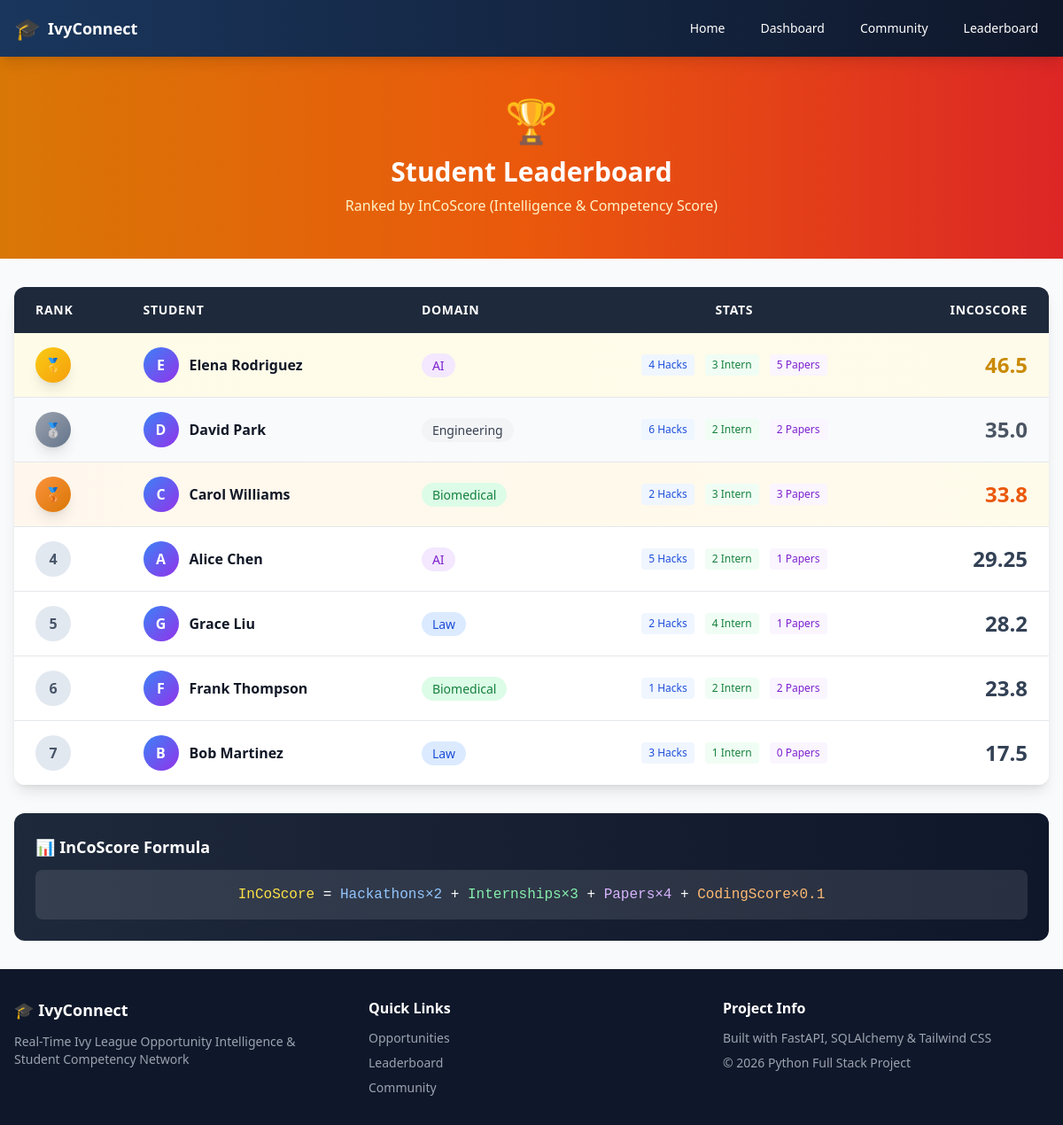
The app's page /leaderboard with its own data.
### models.py (models this page shows)
class Student(Base):
    __tablename__ = "students"
    id = Column(Integer, primary_key=True, index=True)
    name = Column(String(255), nullable=False)
    email = Column(String(255), nullable=True)
    domain_interest = Column(String(100), nullable=False)
    skills = Column(Text, nullable=True)  # Comma-separated skills
    bio = Column(Text, nullable=True)
    resume_url = Column(String(500), nullable=True)
    hackathons = Column(Integer, default=0)
    internships = Column(Integer, default=0)
    research_papers = Column(Integer, default=0)
    coding_score = Column(Float, default=0.0)
    applications = relationship("Application", back_populates="student")
    posts = relationship("Post", back_populates="author")
    comments = relationship("Comment", back_populates="author")

### main.py (the view)
@app.get("/leaderboard", response_class=HTMLResponse)
async def leaderboard(request: Request):
    db = SessionLocal()
    try:
        students = db.query(Student).all()
        ranked_students = sorted(
            [{"student": s, "incoscore": calculate_incoscore(s)} for s in students],
            key=lambda x: x["incoscore"],
            reverse=True
        )
        for i, item in enumerate(ranked_students, start=1):
            item["rank"] = i
        return templates.TemplateResponse(
            "leaderboard.html",
            {
                "request": request,
                "ranked_students": ranked_students
            }
        )
    finally:
        db.close()

### templates/leaderboard.html (shortened to what this page needs)
{% extends "base.html" %}
{% block hero %}
<div class="bg-gradient-to-r from-amber-600 via-orange-600 to-red-600 text-white py-12">
    <div class="max-w-7xl mx-auto px-4 text-center">
        <span class="text-5xl mb-4 block">🏆</span>
        <h1 class="text-3xl font-bold mb-2">Student Leaderboard</h1>
        <p class="text-amber-100">Ranked by InCoScore (Intelligence & Competency Score)</p>
    </div>
</div>
{% endblock %}
{% block content %}
<div class="bg-white rounded-xl shadow-lg overflow-hidden">
    <div class="overflow-x-auto">
        <table class="min-w-full">
            <thead class="bg-slate-800 text-white">
                <tr>
                    <th class="px-6 py-4 text-left text-sm font-semibold uppercase tracking-wider">Rank</th>
                    <th class="px-6 py-4 text-left text-sm font-semibold uppercase tracking-wider">Student</th>
                    <th class="px-6 py-4 text-left text-sm font-semibold uppercase tracking-wider">Domain</th>
                    <th class="px-6 py-4 text-center text-sm font-semibold uppercase tracking-wider">Stats</th>
                    <th class="px-6 py-4 text-right text-sm font-semibold uppercase tracking-wider">InCoScore</th>
                </tr>
            </thead>
            <tbody class="divide-y divide-gray-200">
                {% for item in ranked_students %}
                <tr class="{% if item.rank == 1 %}bg-gradient-to-r from-yellow-50 to-amber-50{% elif item.rank == 2 %}bg-gradient-to-r from-gray-50 to-slate-50{% elif item.rank == 3 %}bg-gradient-to-r from-orange-50 to-amber-50{% else %}bg-white{% endif %} hover:bg-blue-50 transition-colors">
                    <td class="px-6 py-4 whitespace-nowrap">
                        {% if item.rank == 1 %}
                        <span class="inline-flex items-center justify-center w-10 h-10 bg-gradient-to-br from-yellow-400 to-amber-500 text-white font-bold rounded-full shadow-lg">🥇</span>
                        {% elif item.rank == 2 %}
                        <span class="inline-flex items-center justify-center w-10 h-10 bg-gradient-to-br from-gray-400 to-slate-500 text-white font-bold rounded-full shadow-lg">🥈</span>
                        {% elif item.rank == 3 %}
                        <span class="inline-flex items-center justify-center w-10 h-10 bg-gradient-to-br from-orange-400 to-amber-600 text-white font-bold rounded-full shadow-lg">🥉</span>
                        {% else %}
                        <span class="inline-flex items-center justify-center w-10 h-10 bg-slate-200 text-slate-600 font-bold rounded-full">{{ item.rank }}</span>
                        {% endif %}
                    </td>
                    <td class="px-6 py-4 whitespace-nowrap">
                        <a href="/student/{{ item.student.id }}" class="flex items-center group">
                            <div class="w-10 h-10 rounded-full bg-gradient-to-br from-blue-500 to-purple-600 flex items-center justify-center text-white font-bold mr-3">
                                {{ item.student.name[0] }}
                            </div>
                            <span class="text-gray-900 font-semibold group-hover:text-blue-600 transition">{{ item.student.name }}</span>
                        </a>
                    </td>
                    <td class="px-6 py-4 whitespace-nowrap">
                        <span class="px-3 py-1 text-sm rounded-full
                            {% if item.student.domain_interest == 'AI' %}bg-purple-100 text-purple-700
                            {% elif item.student.domain_interest == 'Law' %}bg-blue-100 text-blue-700
                            {% elif item.student.domain_interest == 'Biomedical' %}bg-green-100 text-green-700
                            {% else %}bg-gray-100 text-gray-700{% endif %}">
                            {{ item.student.domain_interest }}
                        </span>
                    </td>
                    <td class="px-6 py-4 whitespace-nowrap">
                        <div class="flex justify-center gap-3 text-xs">
                            <span class="px-2 py-1 bg-blue-50 text-blue-700 rounded">{{ item.student.hackathons }} Hacks</span>
                            <span class="px-2 py-1 bg-green-50 text-green-700 rounded">{{ item.student.internships }} Intern</span>
                            <span class="px-2 py-1 bg-purple-50 text-purple-700 rounded">{{ item.student.research_papers }} Papers</span>
                        </div>
                    </td>
                    <td class="px-6 py-4 whitespace-nowrap text-right">
                        <span class="text-2xl font-bold
                            {% if item.rank == 1 %}text-yellow-600
                            {% elif item.rank == 2 %}text-gray-600
                            {% elif item.rank == 3 %}text-orange-600
                            {% else %}text-slate-700{% endif %}">
                            {{ item.incoscore }}
                        </span>
                    </td>
                </tr>
                {% endfor %}
            </tbody>
        </table>
    </div>
</div>
<div class="mt-8 bg-gradient-to-r from-slate-800 to-slate-900 text-white rounded-xl p-6">
    <h3 class="font-bold text-lg mb-3">📊 InCoScore Formula</h3>
    <div class="bg-white/10 rounded-lg p-4 font-mono text-center">
        <span class="text-yellow-300">InCoScore</span> =
        <span class="text-blue-300">Hackathons×2</span> +
        <span class="text-green-300">Internships×3</span> +
        <span class="text-purple-300">Papers×4</span> +
        <span class="text-orange-300">CodingScore×0.1</span>
    </div>
</div>
{% endblock %}

### static/css/style.css (style rules this page uses)
* { margin: 0; padding: 0; box-sizing: border-box; }
body { font-family: 'Segoe UI', Tahoma, Geneva, Verdana, sans-serif; }
html { scroll-behavior: smooth; }

### records on screen
Student: student "E", student.name "Elena Rodriguez", student.domain_interest "AI", student.hackathons "4", student.internships "3", student.research_papers "5"
Student: student "D", student.name "David Park", student.domain_interest "Engineering", student.hackathons "6", student.internships "2", student.research_papers "2"
Student: student "C", student.name "Carol Williams", student.domain_interest "Biomedical", student.hackathons "2", student.internships "3", student.research_papers "3"
Student: student "A", student.name "Alice Chen", student.domain_interest "AI", student.hackathons "5", student.internships "2", student.research_papers "1"
Student: student "G", student.name "Grace Liu", student.domain_interest "Law", student.hackathons "2", student.internships "4", student.research_papers "1"
Student: student "F", student.name "Frank Thompson", student.domain_interest "Biomedical", student.hackathons "1", student.internships "2", student.research_papers "2"
Student: student "B", student.name "Bob Martinez", student.domain_interest "Law", student.hackathons "3", student.internships "1", student.research_papers "0"

### other values on screen
{{ item.incoscore }} "46.5" "35.0" "33.8" "29.25" "28.2" "23.8" "17.5"
{{ item.rank }} "4" "5" "6" "7"
